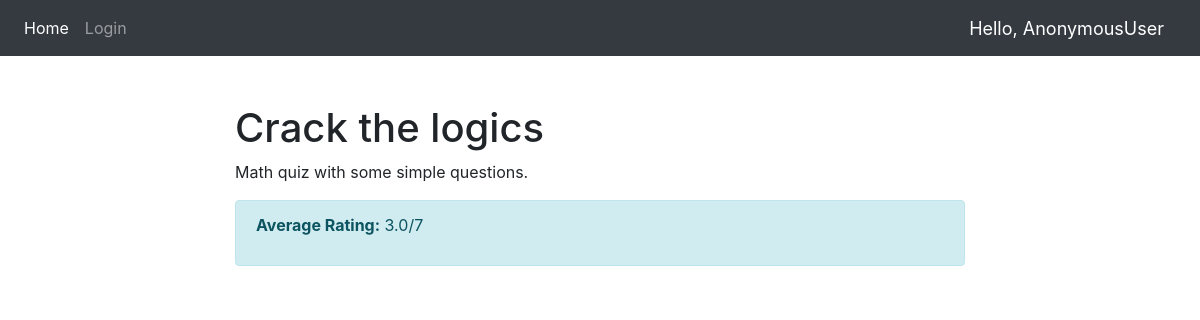
Screenshot of /quizDetail/1/ with the database file from the repository.
### Quiz/models.py (models this page shows, shortened)
class Quiz(models.Model):
    title=models.CharField(max_length=100,unique=True)
    description=models.CharField(max_length=300,blank=True)
    category=models.CharField(max_length=100,unique=True)

### Quiz/views.py (the view)
# urls.py: path('quizDetail/<int:quiz_id>/', QuizDetail, name='quizDetail'),
def QuizDetail(request, quiz_id):
    quiz = Quiz.objects.get(pk=quiz_id)
    average_rating = Rating.objects.filter(quiz=quiz).aggregate(Avg('rating'))['rating__avg']
    return render(request, 'Quiz/quizDetail.html', {'quiz': quiz, 'average_rating': average_rating})

### Quiz/templates/Quiz/quizDetail.html
{% extends 'base.html' %}
{% block content %}
<div class="container mt-5">
    <div class="row">
        <div class="col-md-8 offset-md-2">
            <h1>{{ quiz.title }}</h1>
            <p>{{ quiz.description }}</p>
            <div class="alert alert-info">
                {% if average_rating %}
                <p><strong>Average Rating:</strong> {{ average_rating|floatformat:1 }}/7</p>
                {% else %}
                <p><strong>No ratings yet.</strong></p>
                {% endif %}
            </div>
        </div>
    </div>
</div>
{% endblock %}

### rows the page displays
Quiz: title "Crack the logics", description "Math quiz with some simple questions."

### other values shown
{{ request.user }} "AnonymousUser"
{{ average_rating|floatformat:1 }} "3.0"
